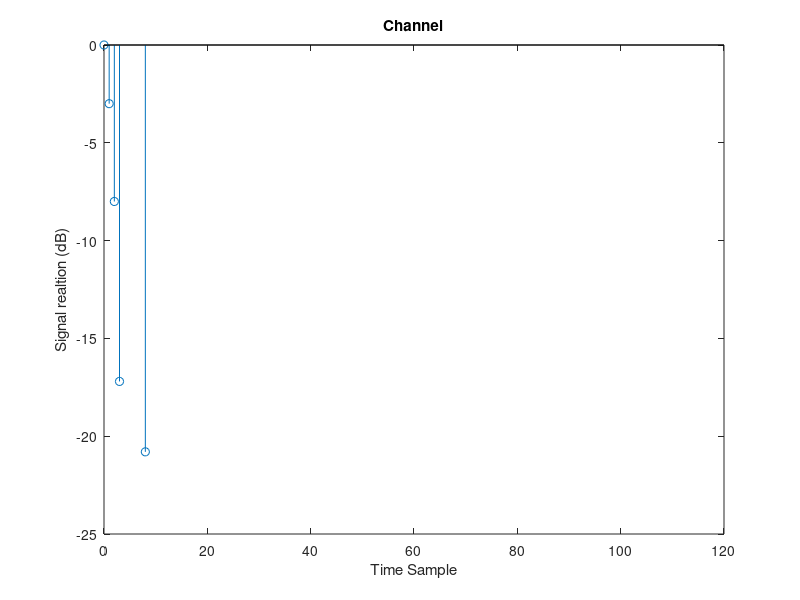

The MATLAB source for this figure: (Note: this script raises an error after producing the figure.)
clear all
close all
% input data
M = 64;         %size of signal constellation
k = log2(M);      % number of bits per symbol
N = 1024;        % number of total carriers
usedN = 600;       %number of data carriers
unusedN = N - usedN;       %number of guard carriers

nSymbOFDM = 100;    % number of OFDM symbols input
n = usedN*k*nSymbOFDM;      % number of bits

CP = N/8;         
ZT = N/8;         

nSymbEst = 2;      % number of channel estimation OFDM symbols

EbN0_dB = 30;    
disp('EbN0 dB for all transmission:');
disp(EbN0_dB);

t = 0:1:120;        
BW = 20e6;   
Ts = (1/BW)*1e9;    

% Intialization
HdB = -inf.*ones(1, length(t));      

% single-path channel
HdB(1) = 0;

% % [EPA] extended pedestrian A model
HdB(1) = 0;
HdB(ceil(51/Ts)) = -1;
HdB(ceil(71/Ts)) = -2;
HdB(ceil(91/Ts)) = -3;
HdB(ceil(111/Ts)) = -8;
HdB(ceil(191/Ts)) = -17.2;
HdB(ceil(411/Ts)) = -20.8;

% % [EVA] extended vehicular A model
% HdB(1) = 0;
% HdB(ceil(51/Ts)) = -1.5;
% HdB(ceil(151/Ts)) = -1.4;
% HdB(ceil(311/Ts)) = -3.6;
% HdB(ceil(371/Ts)) = -0.6;
% HdB(ceil(711/Ts)) = -9.1;
% HdB(ceil(1091/Ts)) = -7;
% HdB(ceil(1731/Ts)) =-12;
% HdB(ceil(2511/Ts)) = -16.9;

% % [EVA] extended typical Urban model
% HdB(1) = -1;
% HdB(ceil(51/Ts)) = -1;
% HdB(ceil(121/Ts)) = -1;
% HdB(ceil(201/Ts)) = 0;
% HdB(ceil(231/Ts)) = 0;
% HdB(ceil(501/Ts)) = 0;
% HdB(ceil(1601/Ts)) = -3;
% HdB(ceil(2301/Ts)) =-5;
% HdB(ceil(5001/Ts)) = -7;


H = 10.^(HdB/10);              

figure
stem(t, HdB)
title('Channel')
xlabel('Time Sample')
ylabel('Signal realtion (dB)')

% Theoretical bit error rate
EbN0 = 10.^(EbN0_dB/10);
SER_MQAM = 2*erfc(sqrt((3*k*EbN0)/(2*(M-1))));
BER_MQAM = SER_MQAM./k;

disp('Theoretical BER')
disp(BER_MQAM);

% input bits
dataIn = randi([0 1], n, 1);    


% channel estimation
[channelCorrection] = ESTIMATION(H, nSymbEst, EbN0_dB, k, N, usedN, CP);

% TX
[ofdm, dataMod] = TX_OFDM(dataIn, M, N, usedN, CP);

% CHANNEL
[ofdmChannel] = CHANNEL(ofdm, H);

% NOISE
[ofdmAWGN] = AWGN(EbN0_dB, ofdmChannel, k, N, usedN, CP);

% RX
[dataInRx, dataModRxFixed] = RX(ofdmAWGN, M, N, usedN, CP, channelCorrection);

% BER
[~, BER] = biterr(dataIn, dataInRx);          
disp('BER OFDM CHANNEL FIXED');
disp(BER);

% Constellation
sPlotFig = scatterplot(dataModRxFixed, 1, 0, 'g.');
grid on
hold on
scatterplot(dataMod, 1, 0, 'k*', sPlotFig)
title('OFDM AWGN CHANNEL CONSTELLATION')

% channel estimation
[channelCorrection] = ESTIMATION_ZEROTAIL(H, nSymbEst, EbN0_dB, k, N, usedN, ZT);

% TX
[ofdmZT, dataMod] = TX_ZEROTAIL(dataIn, M, N, usedN, ZT);

% channel
[ofdmChannel] = CHANNEL(ofdmZT, H);

% noise
[ofdmAWGN] = AWGN(EbN0_dB, ofdmChannel, k, N, usedN, ZT);

% RX
[dataInRx, dataModRxFixed] = RX_ZEROTAIL(ofdmAWGN, M, N, usedN, ZT, channelCorrection);

% BER
[~, BER] = biterr(dataIn, dataInRx);
disp('BER OFDM zerotail channel fixed');
disp(BER);

% constellation
sPlotFig = scatterplot(dataModRxFixed, 1, 0, 'g.');
hold on
grid on
scatterplot(dataMod, 1, 0, 'k*', sPlotFig)
title('OFDM zerotail channel fixed constellation')

% QAM
dataInMatrix = reshape(dataIn, length(dataIn)/k, k);
dataSymbolsIn = bi2de(dataInMatrix);
dataMod = qammod(dataSymbolsIn, M, 'gray');

% NOISE
snrdB = EbN0_dB + 10*log10(k);
%AWGN channel
dataModNoise = awgn(dataMod, snrdB, 'measured');

% demodulate with Gray code
dataSymbolsInRx = qamdemod(dataModNoise, M, 'gray');
% convert to binary data
dataInMatrixRx = de2bi(dataSymbolsInRx);
%reshape into a binary vector
dataInRx = reshape(dataInMatrixRx, size(dataInMatrixRx, 1)*size(dataInMatrixRx, 2), 1);
% BER
[~, BER] = biterr(dataIn, dataInRx);
disp('BER QAM');
disp(BER);

% constellation
sPlotFig = scatterplot(dataModNoise, 1, 0, 'g.');
hold on
grid on
scatterplot(dataMod, 1, 0, 'k*', sPlotFig)
title('QAM constellation')